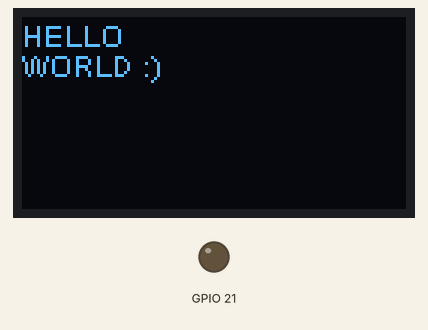
Recording of a sketch running on a simulated ESP32. On the bench: 128×64 one-colour display, output pins drawn as LEDs (lit = HIGH). WiFi joins after 1.5 s; servers stay silent unless stated; the local clock reads 2024-03-15 10:24:30 at power-on unless the sketch sets it; what the sketch prints to the serial monitor is not drawn.

Above: at 0.2 s.
At 2.7 s:
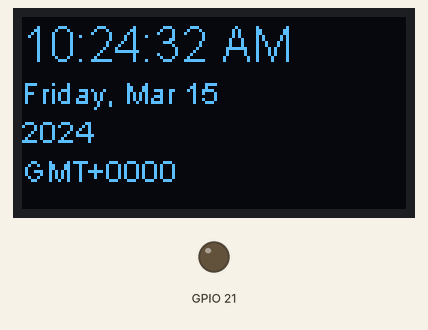
At 11.8 s:
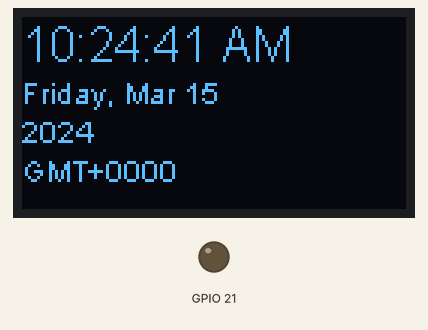
At 19.9 s:
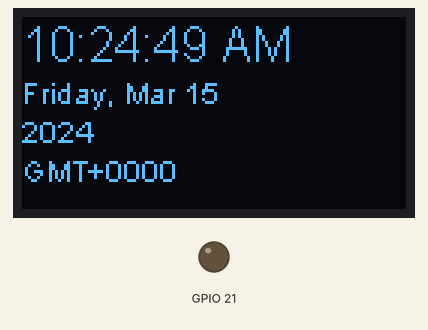
At 29.1 s:
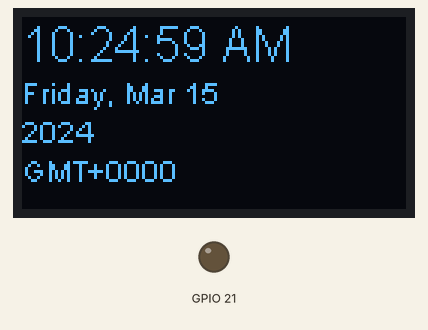
At 38.2 s:
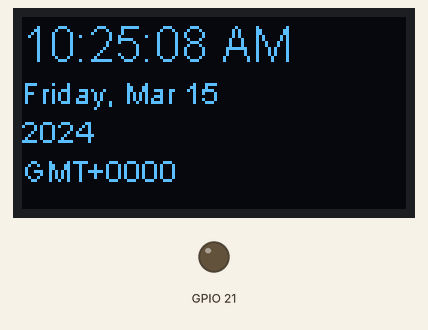

Measured:
- what the display in image 0 shows lasts 2.5 s, from 0.1 s to 2.6 s
- what the display in image 1 shows lasts 1.1 s, from 2.6 s to 3.7 s

The sketch:

test_datetime.ino
```cpp
#include "Arduino.h"

#include "WiFi.h"

#include "time.h"
const char* ntpServer = "pool.ntp.org";
const long gmtOffset_sec = -6*3600;
const int daylightOffset_sec = 0;
struct tm timeinfo;


#include <Wire.h>
#include <HT_SSD1306Wire.h>


// Zahid's Apartment
#define WIFI_SSID "MensaUT"
#define WIFI_PASSWORD "beb9141125"

// utexas-iot
// #define WIFI_SSID "utexas-iot"
// #define WIFI_PASSWORD "89493324389382547686"


SSD1306Wire  factory_display(0x3c, 500000, SDA_OLED, SCL_OLED, GEOMETRY_128_64, RST_OLED);
void VextON(void){
  pinMode(Vext,OUTPUT);
  digitalWrite(Vext, LOW);
}
void VextOFF(void){
  pinMode(Vext,OUTPUT);
  digitalWrite(Vext, HIGH);
}

void setup() {
    Serial.begin(115200);

    VextON();
    delay(100);
    factory_display.init();
    factory_display.setFont(ArialMT_Plain_10);

    factory_display.clear();
    factory_display.drawString(0, 0, "HELLO");
    factory_display.drawString(0, 10, "WORLD :)");
    factory_display.display();


    Serial.print("MAC: ");
    Serial.println(WiFi.macAddress()); // F4:12:FA:43:85:4C

    WiFi.begin(WIFI_SSID, WIFI_PASSWORD);
    Serial.print("SSID: ");
    Serial.println(WIFI_SSID);
    Serial.print("Connecting");
    while(WiFi.status() != WL_CONNECTED) {
      delay(500);
      Serial.print(".");
    }
    Serial.println("");
    Serial.print("Connected to WiFi with IP: ");
    Serial.println(WiFi.localIP());


    // timeClient.begin();
    configTime(gmtOffset_sec, daylightOffset_sec, ntpServer);
}


void loop(){
  delay(1000);

  /* TIME STRUCT DEFINITION:
    struct tm {
      int8_t     tm_sec; // seconds after the minute - [ 0 to 59 ]
      int8_t     tm_min; // minutes after the hour - [ 0 to 59 ]
      int8_t     tm_hour; // hours since midnight - [ 0 to 23 ]
      int8_t     tm_mday; // day of the month - [ 1 to 31 ]
      int8_t     tm_wday; // days since Sunday - [ 0 to 6 ]
      int8_t     tm_mon; // months since January - [ 0 to 11 ]
      int16_t    tm_year; // years since 1900
      int16_t    tm_yday; // days since January 1 - [ 0 to 365 ]
      int16_t    tm_isdst; // Daylight Saving Time flag
    };
  */
  // https://cplusplus.com/reference/ctime/strftime/

  getLocalTime(&timeinfo);
  static char time_buffer[50];
  strftime(time_buffer, 50, "%F %H:%M:%S GMT%z", &timeinfo);
  Serial.println(time_buffer);
  // Formats that work:
  // Wednesday, November 15 2023 11:10:27 GMT-0600
  // 2023-11-15 11:10:27 GMT-0600

  Serial.println();

  factory_display.clear();

  factory_display.setFont(ArialMT_Plain_16);
  strftime(time_buffer, 50, "%I:%M:%S %p", &timeinfo);
  factory_display.drawString(0, 0, time_buffer);

  factory_display.setFont(ArialMT_Plain_10);
  strftime(time_buffer, 50, "%A, %b %e", &timeinfo);
  factory_display.drawString(0, 0+19, time_buffer);

  strftime(time_buffer, 50, "%Y", &timeinfo);
  factory_display.drawString(0, 19+13, time_buffer);

  strftime(time_buffer, 50, "GMT%z", &timeinfo);
  factory_display.drawString(0, 19+13+13, time_buffer);

  factory_display.display();

}
```
